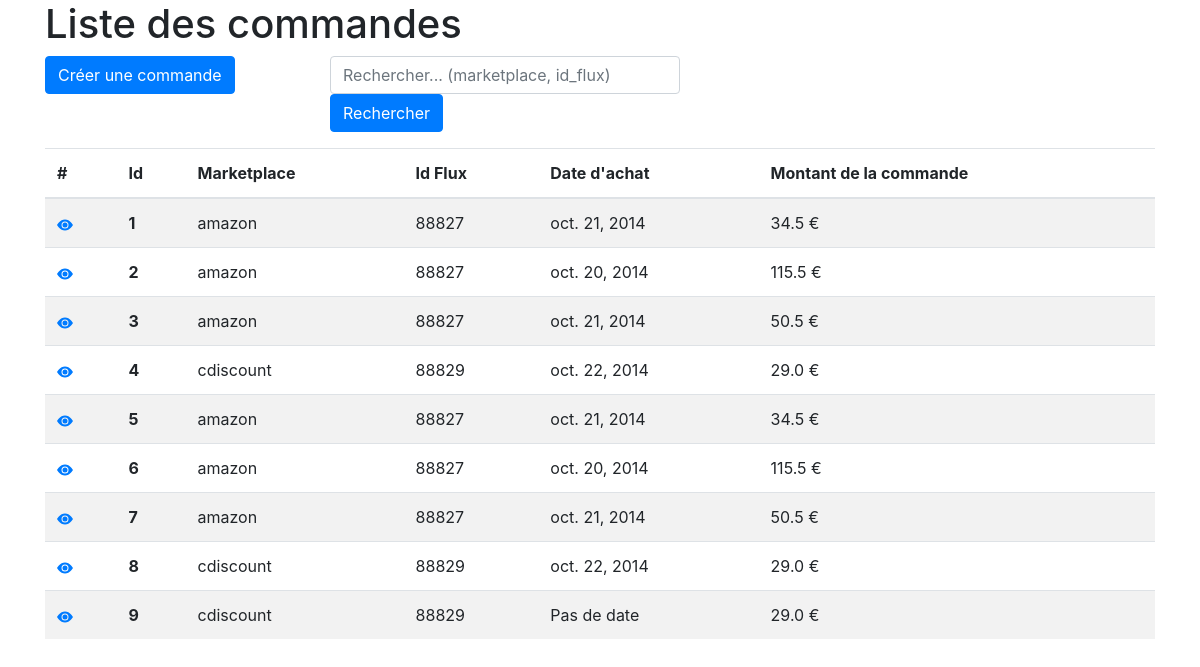
The app's page /orders/list/ with its own data.
### orders/models.py (models this page shows)
class Order(models.Model):
    marketplace = models.CharField(max_length=100)
    id_flux = models.IntegerField()
    order_purchase_date = models.DateField(null=True)
    order_amount = models.FloatField(null=True)

### orders/views.py (the view)
# urls.py: path('list/', OrderList.as_view(), name='order-list'),
class OrderList(ListView):
    model = Order
    def get_queryset(self):
        query = self.request.GET.get('q')
        if query:
            object_list = Order.objects.filter(
                Q(marketplace__icontains=query) | Q(id_flux__icontains=query)
            )
        else:
           object_list = Order.objects.all()
        return object_list

### orders/templates/orders/order_list.html
{% extends 'orders/base.html' %}
{% block content %}
    <div class="col-12">
        <h1>Liste des commandes</h1>
    </div>
    <div class="col-3">
        <a href="{% url 'create-order' %}" class="btn btn-primary">Créer une commande</a>
    </div>
    <div class="col-4">
        <form action="{% url 'order-list' %}" method="GET">
            <div class="form-group">
                <input type="text" class="form-control" name="q" placeholder="Rechercher... (marketplace, id_flux)" value="{{ request.GET.q }}">
                <button class="btn btn-primary" type="submit">Rechercher</button>
            </div>
        </form>
    </div>
    <div class="col-12">
        <table class="table table-striped table-hover">
            <thead>
            <tr>
                <th scope="col">#</th>
                <th scope="col">Id</th>
                <th scope="col">Marketplace</th>
                <th scope="col">Id Flux</th>
                <th scope="col">Date d'achat</th>
                <th scope="col">Montant de la commande</th>
            </tr>
            </thead>
            <tbody>
                {% for order in object_list %}
                    <tr>
                        <th scope="row">
                            <a href="{% url 'order-detail' order.id %}">
                                <svg width="1em" height="1em" viewBox="0 0 16 16" class="bi bi-eye-fill" fill="currentColor" xmlns="http://www.w3.org/2000/svg">
                                    <path d="M10.5 8a2.5 2.5 0 1 1-5 0 2.5 2.5 0 0 1 5 0z"/>
                                    <path fill-rule="evenodd" d="M0 8s3-5.5 8-5.5S16 8 16 8s-3 5.5-8 5.5S0 8 0 8zm8 3.5a3.5 3.5 0 1 0 0-7 3.5 3.5 0 0 0 0 7z"/>
                                </svg>
                            </a>
                        </th>
                        <th>{{ order.id }}</th>
                        <td>{{ order.marketplace }}</td>
                        <td>{{ order.id_flux }}</td>
                        {% if order.order_purchase_date %}
                            <td>{{ order.order_purchase_date }}</td>
                        {% else %}
                            <td>Pas de date</td>
                        {% endif %}
                        <td>{{ order.order_amount }} €</td>
                    </tr>
                {% endfor %}
            </tbody>
        </table>
    </div>
{% endblock %}

### orders/templates/orders/base.html (shortened to what this page needs)
<!DOCTYPE html>
<html lang="fr">
<head>
    <link rel="stylesheet" href="https://cdn.jsdelivr.net/npm/bootstrap@4.5.3/dist/css/bootstrap.min.css">
</head>
<body>
    <div class="container">
        <div class="row">
            {% block content %}
            {% endblock %}
        </div>
    </div>
</body>
</html>

### records on screen
Order: id "1", marketplace "amazon", id_flux "88827", order_purchase_date "oct. 21, 2014", order_amount "34.5"
Order: id "2", marketplace "amazon", id_flux "88827", order_purchase_date "oct. 20, 2014", order_amount "115.5"
Order: id "3", marketplace "amazon", id_flux "88827", order_purchase_date "oct. 21, 2014", order_amount "50.5"
Order: id "4", marketplace "cdiscount", id_flux "88829", order_purchase_date "oct. 22, 2014", order_amount "29.0"
Order: id "5", marketplace "amazon", id_flux "88827", order_purchase_date "oct. 21, 2014", order_amount "34.5"
Order: id "6", marketplace "amazon", id_flux "88827", order_purchase_date "oct. 20, 2014", order_amount "115.5"
Order: id "7", marketplace "amazon", id_flux "88827", order_purchase_date "oct. 21, 2014", order_amount "50.5"
Order: id "8", marketplace "cdiscount", id_flux "88829", order_purchase_date "oct. 22, 2014", order_amount "29.0"
Order: id "9", marketplace "cdiscount", id_flux "88829", shows "Pas de date", order_amount "29.0"
